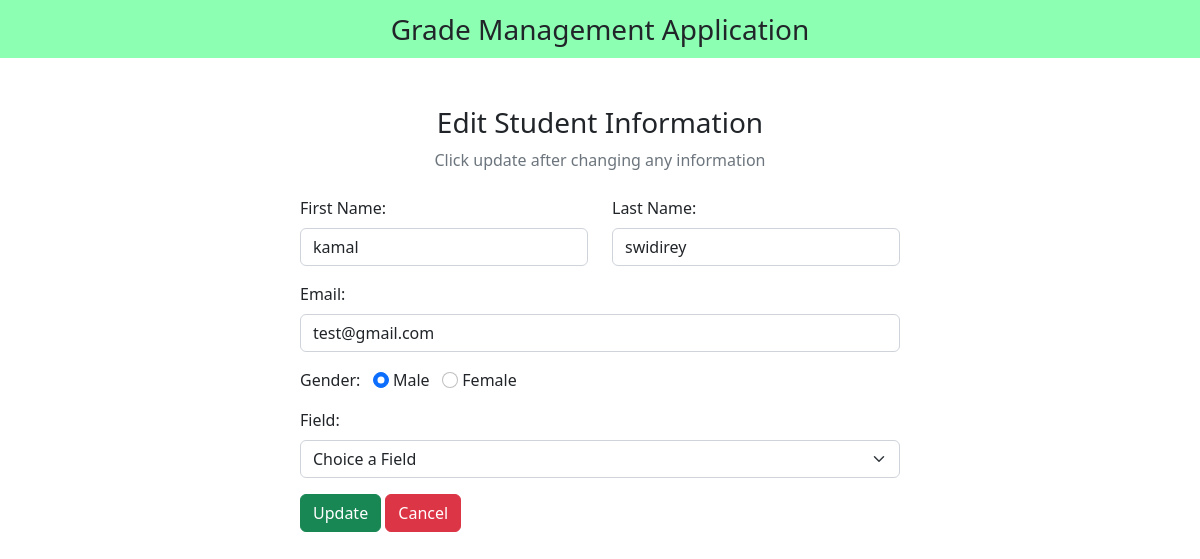
Screenshot of /edit.php?id=6 with the database file from the repository.
### tables this page shows
CREATE TABLE `crud` (
  `id` int(255) NOT NULL,
  `first_name` varchar(255) NOT NULL,
  `last_name` varchar(255) NOT NULL,
  `email` varchar(255) NOT NULL,
  `gender` varchar(255) NOT NULL,
  `id_filiere` int(11) DEFAULT NULL
);

### edit.php (the view, shortened to what this page needs)
<?php
include "db_conn.php";
$id = $_GET["id"];
?>
<!DOCTYPE html>
<html lang="en">
<head>
  <link href="https://cdn.jsdelivr.net/npm/bootstrap@5.2.3/dist/css/bootstrap.min.css" rel="stylesheet">
  <link rel="stylesheet" href="https://cdnjs.cloudflare.com/ajax/libs/font-awesome/6.4.0/css/all.min.css" />
</head>
<body>
  <nav class="navbar navbar-light justify-content-center fs-3 mb-5" style="background-color: #00ff5573;">
    Grade Management Application
  </nav>
  <div class="container">
    <div class="text-center mb-4">
      <h3>Edit Student Information</h3>
      <p class="text-muted">Click update after changing any information</p>
    </div>
    <?php
    $sql = "SELECT * FROM `crud` WHERE id = $id LIMIT 1";
    $result = mysqli_query($conn, $sql);
    $row = mysqli_fetch_assoc($result);
    ?>
    <div class="container d-flex justify-content-center">
      <form action="" method="post" style="width:50vw; min-width:300px;">
        <div class="row mb-3">
          <div class="col">
            <label class="form-label">First Name:</label>
            <input type="text" class="form-control" name="first_name" value="<?php echo $row['first_name'] ?>">
          </div>
          <div class="col">
            <label class="form-label">Last Name:</label>
            <input type="text" class="form-control" name="last_name" value="<?php echo $row['last_name'] ?>">
          </div>
        </div>
        <div class="mb-3">
          <label class="form-label">Email:</label>
          <input type="email" class="form-control" name="email" value="<?php echo $row['email'] ?>">
        </div>
        <div class="form-group mb-3">
          <label>Gender:</label>
          <input type="radio" class="form-check-input" name="gender" id="male" value="male" <?php echo ($row["gender"] == 'male') ? "checked" : ""; ?>>
          <label for="male" class="form-input-label">Male</label>
          <input type="radio" class="form-check-input" name="gender" id="female" value="female" <?php echo ($row["gender"] == 'female') ? "checked" : ""; ?>>
          <label for="female" class="form-input-label">Female</label>
        </div>
        <div class="mb-3">
                    <label class="form-label">Field:</label>
                    <select class="form-select" name="filiere">
                        <option value="">Choice a Field</option>
                    </select>
                </div>
          <button type="submit" class="btn btn-success" name="submit">Update</button>
          <a href="index.php" class="btn btn-danger">Cancel</a>
        </div>
    </div>
</body>
</html>

### rows the page displays
crud: first_name "kamal", last_name "swidirey", email "test@gmail.com", gender "☑ Male", gender "☐ Female"
